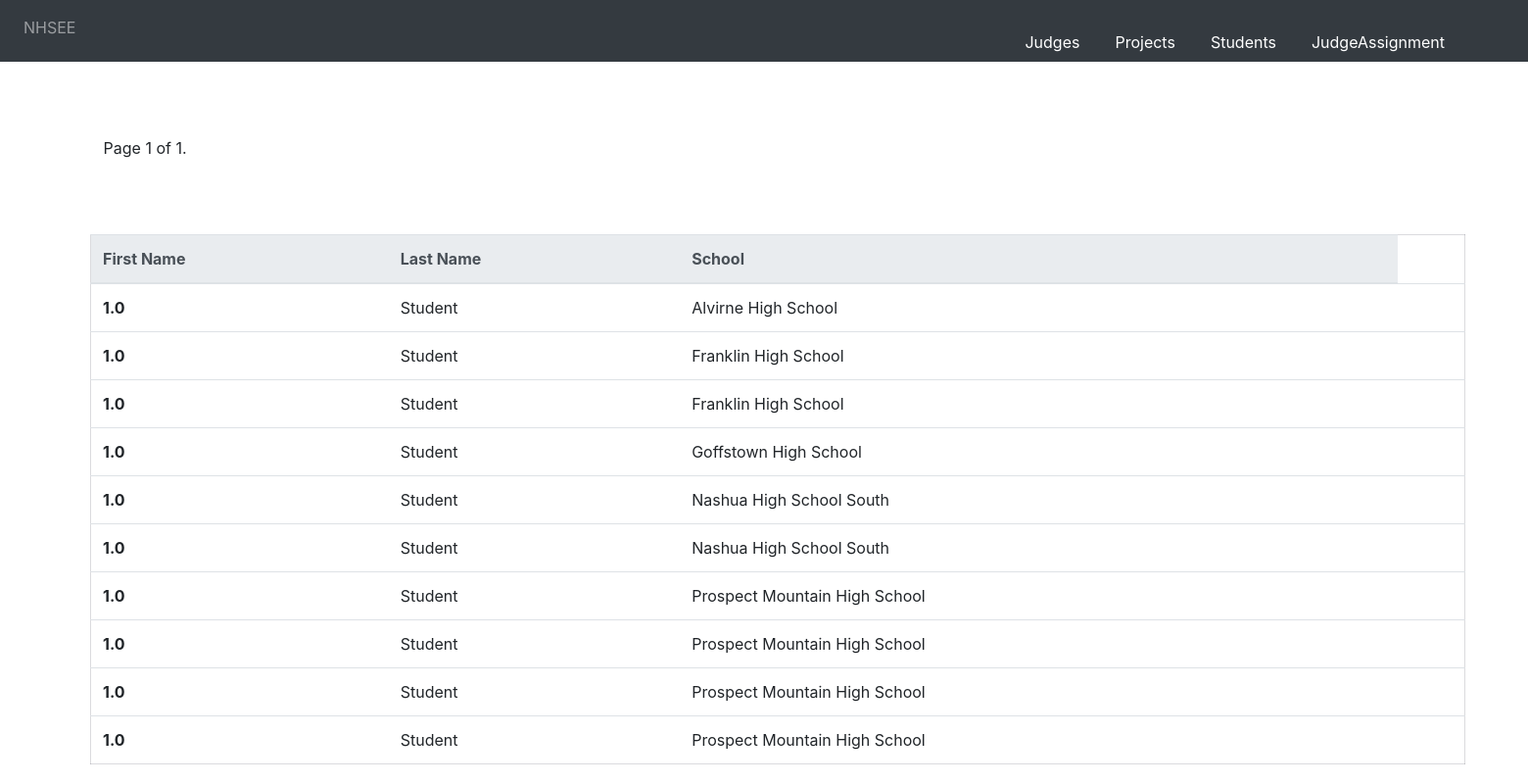
The page /students/ on the database its author committed.
### nhsee/models/project_model.py (models this page shows, shortened)
class project(Model):
    project_id=models.CharField( max_length=100,primary_key=True,blank=False, unique=True)
    description=models.CharField(null=True,max_length=100)
    project_title=models.CharField(null=True,max_length=100)
    project_category=models.CharField(null=True,max_length=100)
    avg_score=models.FloatField(null=True)
    rank=models.IntegerField(null=True)
    z_score=models.FloatField(null=True)
    scaled_score=models.FloatField(null=True)
    scaled_rank=models.IntegerField(null=True)
    scaled_z=models.FloatField(null=True)
    iself_score=models.FloatField(null=True,)
    iself_rank=models.IntegerField(null=True,)
    no_show_project=models.BooleanField(null=True)
    class Meta:
        db_table = 'nhsee_project'

### nhsee/models/student_model.py (models this page shows, shortened)
class student(Model):
        id=models.CharField(max_length=100 , primary_key=True,blank=False, unique=True)
        firstname=models.CharField(max_length=100)
        lastname=models.CharField(max_length=100)
        school=models.CharField(max_length=100)
        project_id=models.ForeignKey(project, on_delete=models.CASCADE)

### nhsee/views/student_views.py (the view, shortened to what this page needs)
# urls.py: path(r'students/',student_views.studentlisting),
def studentlisting(request):
    judgel = student.objects.all()
    studentslist=[]
    for judges in judgel:
        studentslist.append({"first_name":judges.firstname,"last_name":judges.lastname,"project_id":judges.project_id,"school":judges.school})
    paginator_projects = Paginator(studentslist, 10)
    page = request.GET.get('page')
    contacts = paginator_projects.get_page(page)
    return render(request,'students_template/liststudents.html',{"projectjson":contacts})

### templates/students_template/liststudents.html (shortened to what this page needs)
{% extends 'base.html' %}
{% block content %}
 <!DOCTYPE html>
<html lang="en">
<head>
  {% load staticfiles %}
  <link  rel="stylesheet" href="{% static "css/bootstrap.min.css" %}" />
</head>
{% include 'students_template/studentsform.html' %}
<body>
 <div class="pagination">
    <span class="step-links">
        <div class="currentd">
        <span class="current">
            Page {{ projectjson.number }} of {{ projectjson.paginator.num_pages }}.
        </span></div>
    </span>
</div>
<div class="table-class">
<table class="table">
  <thead class="thead-light">
    <tr>
      <th scope="col">First Name</th>
      <th scope="col">Last Name</th>
      <th scope="col">School</th>
    </tr>
  </thead>
    <tbody>
    {% if projectjson %}
        {% for projects in projectjson %}
        <tr>
            <td><strong>{{ projects.first_name }}</strong></td>
            <td>{{ projects.last_name }}</td>
            <td>{{ projects.school }}</td>
                        <td>
                                </td>
        </tr>
        {% endfor %}
    {% else %}
      <div class="heading"><h2>No Projects Available<h2></div>
    {% endif %}
    </tbody>
    </table>
    </div>
</body>
</html>
{% endblock %}

### templates/base.html (shortened to what this page needs)
 <!DOCTYPE html>
<html lang="en">
<head>
  {% load staticfiles %}
  <link  rel="stylesheet" href="{% static "css/bootstrap.min.css" %}" />
</head>
<body>
<nav class="navbar navbar-expand-sm bg-dark navbar-dark">
  <ul class="navbar-nav">
    <li class="nav-item">
      <a class="nav-link" href="/home">NHSEE</a>
    </li>
    <li class="nav-item-active">
      <a class="nav-link-active" href="/judges">Judges</a>
    </li>
    <li class="nav-item-active">
      <a class="nav-link-active" href="/projects">Projects</a>
    </li>
    <li class="nav-item-active">
      <a class="nav-link-active" href="/students">Students</a>
    </li>
    <li class="nav-item-active">
      <a class="nav-link-active" href="/assignment">JudgeAssignment</a>
    </li>
</nav>
            {% block content %}
            {% endblock %}
</body>
 </html>

### templates/students_template/studentsform.html (shortened to what this page needs)
{% block content%}
 <!DOCTYPE html>
<html lang="en">
<head>
  {% load staticfiles %}
  <link  rel="stylesheet" href="{% static "css/bootstrap.min.css" %}" />
</head>
<body>
</body>
</html>
{% endblock %}

### templates/base.html (style rules this page uses)
.nav-link { margin:0px 0px 0px 0px; color:#fff; }
.nav-link-active { margin:0px -1169px 0px 1205px; color:#fff; }
.nav-item-active { margin:23px 244px 0px -244px; }

### templates/students_template/liststudents.html (style rules this page uses)
.table { width:100%; margin: 9% 0% 10% 1%; border:1px solid #55556636; }
.table-class { width:90%; margin-left:5%; margin-right:5%; margin-top:0%; }
.pagination { margin-left: 1%; margin-right: 0%; margin-top: 0%; }
.currentd { position:absolute; margin: 26px 0px 0px 90px; }

### rows shown on the page
project: first_name "1.0", last_name "Student", school "Alvirne High School"
project: first_name "1.0", last_name "Student", school "Franklin High School"
project: first_name "1.0", last_name "Student", school "Franklin High School"
project: first_name "1.0", last_name "Student", school "Goffstown High School"
project: first_name "1.0", last_name "Student", school "Nashua High School South"
project: first_name "1.0", last_name "Student", school "Nashua High School South"
project: first_name "1.0", last_name "Student", school "Prospect Mountain High School"
project: first_name "1.0", last_name "Student", school "Prospect Mountain High School"
project: first_name "1.0", last_name "Student", school "Prospect Mountain High School"
project: first_name "1.0", last_name "Student", school "Prospect Mountain High School"

### other values the page prints
{{ projectjson.number }} "1"
{{ projectjson.paginator.num_pages }} "1"
